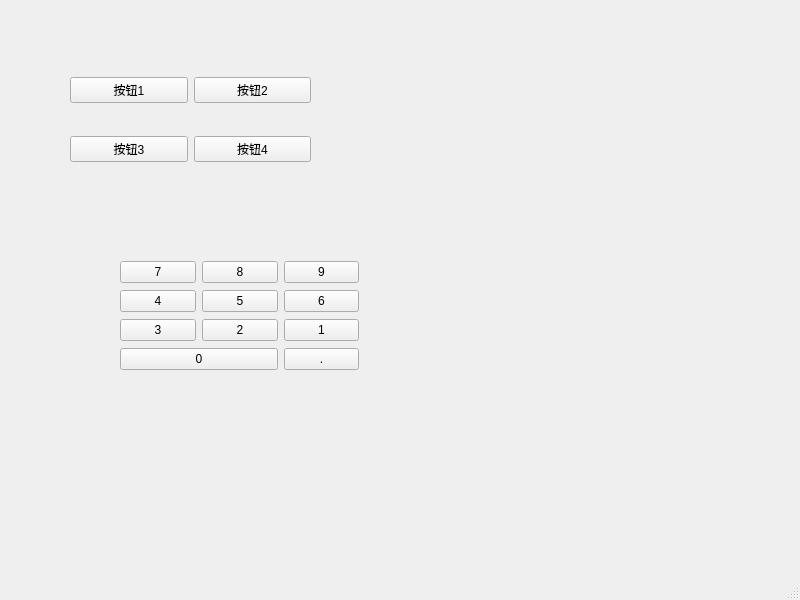
<?xml version="1.0" encoding="UTF-8"?>
<ui version="4.0">
 <class>MainWindow</class>
 <widget class="QMainWindow" name="MainWindow">
  <property name="geometry">
   <rect>
    <x>0</x>
    <y>0</y>
    <width>800</width>
    <height>600</height>
   </rect>
  </property>
  <property name="windowTitle">
   <string>MainWindow</string>
  </property>
  <widget class="QWidget" name="centralwidget">
   <widget class="QWidget" name="">
    <property name="geometry">
     <rect>
      <x>70</x>
      <y>50</y>
      <width>241</width>
      <height>141</height>
     </rect>
    </property>
    <layout class="QGridLayout" name="gridLayout">
     <item row="0" column="0">
      <widget class="QPushButton" name="pushButton">
       <property name="text">
        <string>按钮1</string>
       </property>
      </widget>
     </item>
     <item row="0" column="1">
      <widget class="QPushButton" name="pushButton_2">
       <property name="text">
        <string>按钮2</string>
       </property>
      </widget>
     </item>
     <item row="1" column="0">
      <widget class="QPushButton" name="pushButton_3">
       <property name="text">
        <string>按钮3</string>
       </property>
      </widget>
     </item>
     <item row="1" column="1">
      <widget class="QPushButton" name="pushButton_4">
       <property name="text">
        <string>按钮4</string>
       </property>
      </widget>
     </item>
    </layout>
   </widget>
   <widget class="QWidget" name="">
    <property name="geometry">
     <rect>
      <x>120</x>
      <y>260</y>
      <width>239</width>
      <height>112</height>
     </rect>
    </property>
    <layout class="QGridLayout" name="gridLayout_2">
     <item row="0" column="0">
      <widget class="QPushButton" name="pushButton_5">
       <property name="text">
        <string>7</string>
       </property>
      </widget>
     </item>
     <item row="0" column="1">
      <widget class="QPushButton" name="pushButton_6">
       <property name="text">
        <string>8</string>
       </property>
      </widget>
     </item>
     <item row="0" column="2">
      <widget class="QPushButton" name="pushButton_7">
       <property name="text">
        <string>9</string>
       </property>
      </widget>
     </item>
     <item row="1" column="0">
      <widget class="QPushButton" name="pushButton_9">
       <property name="text">
        <string>4</string>
       </property>
      </widget>
     </item>
     <item row="1" column="1">
      <widget class="QPushButton" name="pushButton_8">
       <property name="text">
        <string>5</string>
       </property>
      </widget>
     </item>
     <item row="1" column="2">
      <widget class="QPushButton" name="pushButton_10">
       <property name="text">
        <string>6</string>
       </property>
      </widget>
     </item>
     <item row="2" column="0">
      <widget class="QPushButton" name="pushButton_11">
       <property name="text">
        <string>3</string>
       </property>
      </widget>
     </item>
     <item row="2" column="1">
      <widget class="QPushButton" name="pushButton_12">
       <property name="text">
        <string>2</string>
       </property>
      </widget>
     </item>
     <item row="2" column="2">
      <widget class="QPushButton" name="pushButton_13">
       <property name="text">
        <string>1</string>
       </property>
      </widget>
     </item>
     <item row="3" column="0" colspan="2">
      <widget class="QPushButton" name="pushButton_14">
       <property name="text">
        <string>0</string>
       </property>
      </widget>
     </item>
     <item row="3" column="2">
      <widget class="QPushButton" name="pushButton_15">
       <property name="text">
        <string>.</string>
       </property>
      </widget>
     </item>
    </layout>
   </widget>
  </widget>
  <widget class="QMenuBar" name="menubar">
   <property name="geometry">
    <rect>
     <x>0</x>
     <y>0</y>
     <width>800</width>
     <height>23</height>
    </rect>
   </property>
  </widget>
  <widget class="QStatusBar" name="statusbar"/>
 </widget>
 <resources/>
 <connections/>
</ui>
